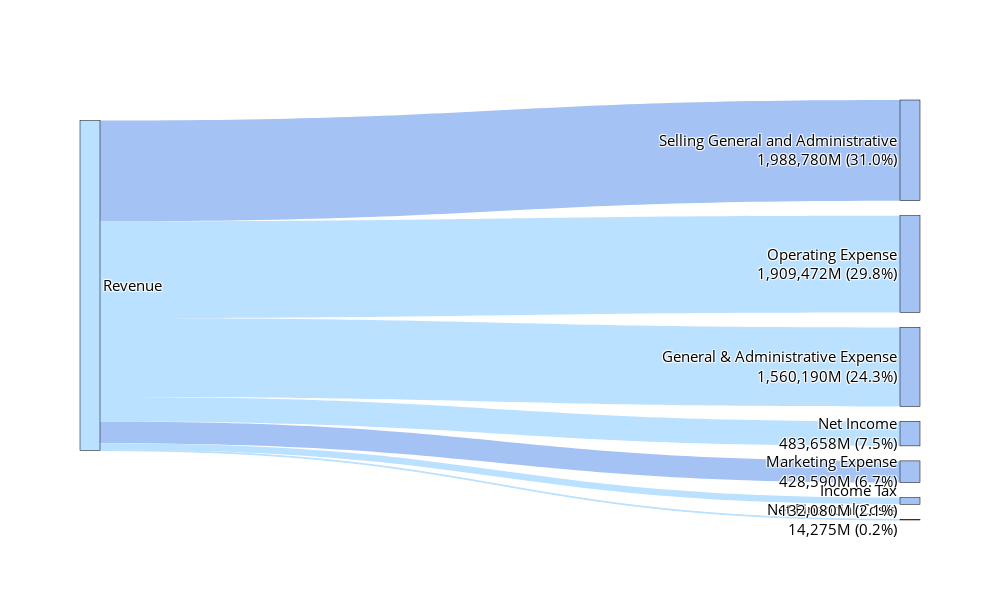

Notebook source saved alongside this figure:
### Markdown cell above
## Sankey Diagram Cost Breakdown

### Code cell
# USE THIS ONE

# Data for the Sankey diagram
data = {
    'Total Revenue': ['Revenue', 'Revenue', 'Revenue', 'Revenue', 'Revenue', 'Revenue', 'Revenue'],
    'Type of Cost': [
        'Operating Expense', 'Selling General and Administrative', 'Marketing Expense',
        'General & Administrative Expense', 'Net Financial Costs', 'Income Tax', 'Net Income'
    ],
    'Amount (THB thousands)': [
        1909472.10, 1988779.87, 428589.60, 1560190.27, 14274.69, 132080.17, 483658.40
    ],
    'Proportion (%)': [29.8, 31.0, 6.7, 24.3, 0.2, 2.1, 7.5]
}

df = pd.DataFrame(data)

# Create lists of unique sources and targets
all_nodes = list(set(df['Total Revenue'].tolist() + df['Type of Cost'].tolist()))
source_indices = [all_nodes.index(source) for source in df['Total Revenue']]
target_indices = [all_nodes.index(target) for target in df['Type of Cost']]

# Rainbow pastel colors, with light blue for Revenue
colors = ["#BAE1FF", "#A4C2F4"]

# Create an iterator that will cycle through the colors (excluding the first light blue color for Revenue)
color_cycle = itertools.cycle(colors[1:])

# Assign colors to nodes
node_colors = ["#BAE1FF" if node == "Revenue" else next(color_cycle) for node in all_nodes]

# Highlight color for Net Income
highlight_color = "#A4C2F4"

# Assign colors to links
link_colors = []
for target in df['Type of Cost']:
    if target == "Selling General and Administrative":
        link_colors.append(highlight_color)
    elif target == "Marketing Expense":
        link_colors.append(highlight_color)
    else:
        link_colors.append(node_colors[source_indices[df['Type of Cost'].tolist().index(target)]])

# Create custom labels for nodes with additional information
custom_labels = []
for node in all_nodes:
    if node in df['Type of Cost'].values:
        amount = df[df['Type of Cost'] == node]['Amount (THB thousands)'].values[0]
        proportion = df[df['Type of Cost'] == node]['Proportion (%)'].values[0]
        custom_labels.append(f"{node}<br>{amount:,.0f}M ({proportion:.1f}%)")
    else:
        custom_labels.append(node)

# Create the Sankey diagram
fig = go.Figure(data=[go.Sankey(
    node=dict(
        pad=15,
        thickness=20,
        line=dict(color="black", width=0.5),
        label=custom_labels,
        color=node_colors
    ),
    link=dict(
        source=source_indices,
        target=target_indices,
        value=df['Amount (THB thousands)'],
        customdata=[f"{value:,.0f}M ({prop:.1f}%)" for value, prop in zip(df['Amount (THB thousands)'], df['Proportion (%)'])],
        hovertemplate='%{customdata}<extra></extra>',
        color=link_colors
    )
)])

# Update the layout with adjustable figure size and enhanced label visibility
fig.update_layout(
    font=dict(size=15, color="black"),  # Set global font properties
    width=1000,
    height=600
)

# Show the figure
fig.show()

# Export the figure as a PNG file
pio.write_image(fig, "revenue_sankey_diagram.png", scale=2, engine="kaleido")

print("The Sankey diagram has been exported as 'revenue_sankey_diagram.png'")

### Figure 1 — Plotly figure (JSON) as saved in the notebook; plotly's stock layout.template omitted (floating-point values rounded to 4 significant figures)
{"data": [{"link": {"color": ["#BAE1FF", "#A4C2F4", "#A4C2F4", "#BAE1FF", "#BAE1FF", "#BAE1FF", "#BAE1FF"], "customdata": ["1,909,472M (29.8%)", "1,988,780M (31.0%)", "428,590M (6.7%)", "1,560,190M (24.3%)", "14,275M (0.2%)", "132,080M (2.1%)", "483,658M (7.5%)"], "hovertemplate": "%{customdata}<extra></extra>", "source": [3, 3, 3, 3, 3, 3, 3], "target": [5, 7, 0, 4, 2, 6, 1], "value": [1909000.0, 1989000.0, 428600.0, 1560000.0, 14270.0, 132100.0, 483700.0]}, "node": {"color": ["#A4C2F4", "#A4C2F4", "#A4C2F4", "#BAE1FF", "#A4C2F4", "#A4C2F4", "#A4C2F4", "#A4C2F4"], "label": ["Marketing Expense<br>428,590M (6.7%)", "Net Income<br>483,658M (7.5%)", "Net Financial Costs<br>14,275M (0.2%)", "Revenue", "General & Administrative Expense<br>1,560,190M (24.3%)", "Operating Expense<br>1,909,472M (29.8%)", "Income Tax<br>132,080M (2.1%)", "Selling General and Administrative<br>1,988,780M (31.0%)"], "line": {"color": "black", "width": 0.5}, "pad": 15, "thickness": 20}, "type": "sankey"}], "layout": {"font": {"color": "black", "size": 15}, "height": 600, "width": 1000}}
